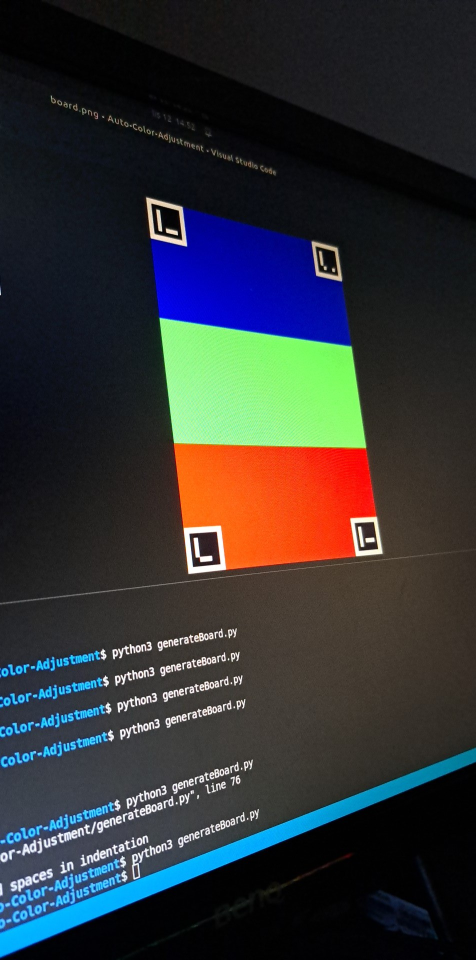
#> input picture test.jpg, 952 x 1920 px (shown at 1/2 size)
$ python detect.py
#> lines starting #> are read from the running program, lines starting #| are printed output that depends on the picture; after the words box and inside, x2 and y2 are one past the last pixel; in counts of white or black regions, pixels touching at a corner belong together
import cv2
import imutils

image = cv2.imread("./test.jpg")
#> image is the input picture: shape (1920, 952, 3); mean B, G, R 51.8, 50.4, 48.9
image = imutils.resize(image, height=1000)
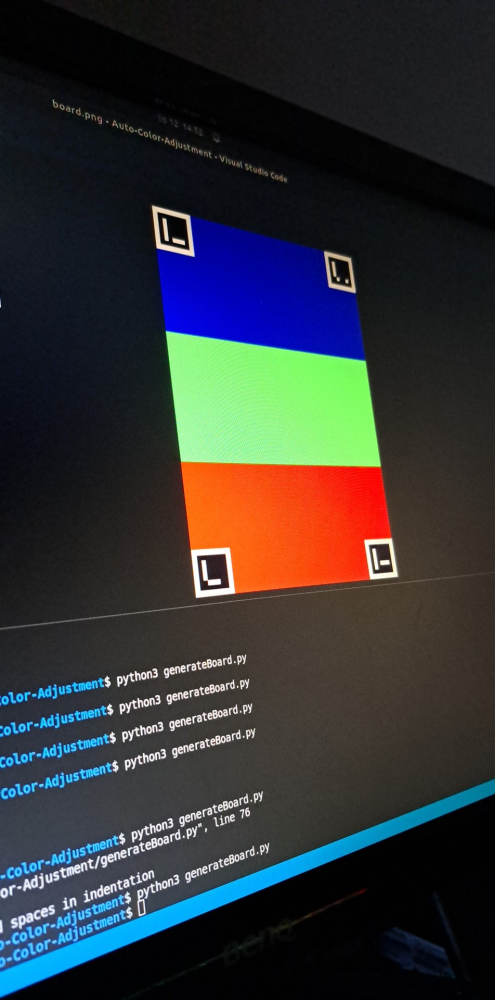
#> image: shape (1000, 495, 3); mean B, G, R 51.8, 50.4, 48.9

arucoDict = cv2.aruco.Dictionary_get(cv2.aruco.DICT_ARUCO_ORIGINAL)
arucoParams = cv2.aruco.DetectorParameters_create()
(corners, ids, rejected) = cv2.aruco.detectMarkers(image, arucoDict,
	parameters=arucoParams)
#> corners = ([[157, 212], [185, 219], [189, 250], [161, 243]], [[328, 257], [347, 262], [351, 287], [332, 283]], [[197, 556], [224, 554], [228, 587], [201, 590]], [[369, 545], [388, 544], [392, 571], [373, 573]]); ids = [1, 2, 3, 4]; rejected = 6 items

# verify *at least* one ArUco marker was detected
print(len(corners))
#| 4
if len(corners) > 0:
	# flatten the ArUco IDs list
    ids = ids.flatten()

    # loop over the detected ArUCo corners
    for (markerCorner, markerID) in zip(corners, ids):
        # print(markerCorner, markerID)
        # extract the marker corners (which are always returned in
        # top-left, top-right, bottom-right, and bottom-left order)
        corners = markerCorner.reshape((4, 2))
        (topLeft, topRight, bottomRight, bottomLeft) = corners

		# convert each of the (x, y)-coordinate pairs to integers
        topRight = (int(topRight[0]), int(topRight[1]))
        bottomRight = (int(bottomRight[0]), int(bottomRight[1]))
        bottomLeft = (int(bottomLeft[0]), int(bottomLeft[1]))
        topLeft = (int(topLeft[0]), int(topLeft[1]))

		# draw the bounding box of the ArUCo detection
        cv2.line(image, topLeft, topRight, (0, 255, 0), 2)
        cv2.line(image, topRight, bottomRight, (0, 255, 0), 2)
        cv2.line(image, bottomRight, bottomLeft, (0, 255, 0), 2)
        cv2.line(image, bottomLeft, topLeft, (0, 255, 0), 2)

		# compute and draw the center (x, y)-coordinates of the ArUco
		# marker
        cX = int((topLeft[0] + bottomRight[0]) / 2.0)
        cY = int((topLeft[1] + bottomRight[1]) / 2.0)
        cv2.circle(image, (cX, cY), 4, (0, 0, 255), -1)

		# draw the ArUco marker ID on the image
        cv2.putText(image, str(markerID),
            (topLeft[0], topLeft[1] - 15), cv2.FONT_HERSHEY_SIMPLEX,
            0.5, (0, 255, 0), 2)
        print(cX, cY)

		# show the output image
        cv2.imshow("Image", image)
        cv2.waitKey(0)
#> this loop made 4 passes
#> (topLeft, topRight, bottomRight, bottomLeft, cX, cY) on passes 1 to 4: ((157, 212), (185, 219), (189, 250), (161, 243), 173, 231), ((328, 257), (347, 262), (351, 287), (332, 283), 339, 272), ((197, 556), (224, 554), (228, 587), (201, 590), 212, 571), ((369, 545), (388, 544), (392, 571), (373, 573), 380, 558)
#| 173 231
#| 339 272
#| 212 571
#| 380 558
#> pass 1, `cv2.imshow("Image", image)`:
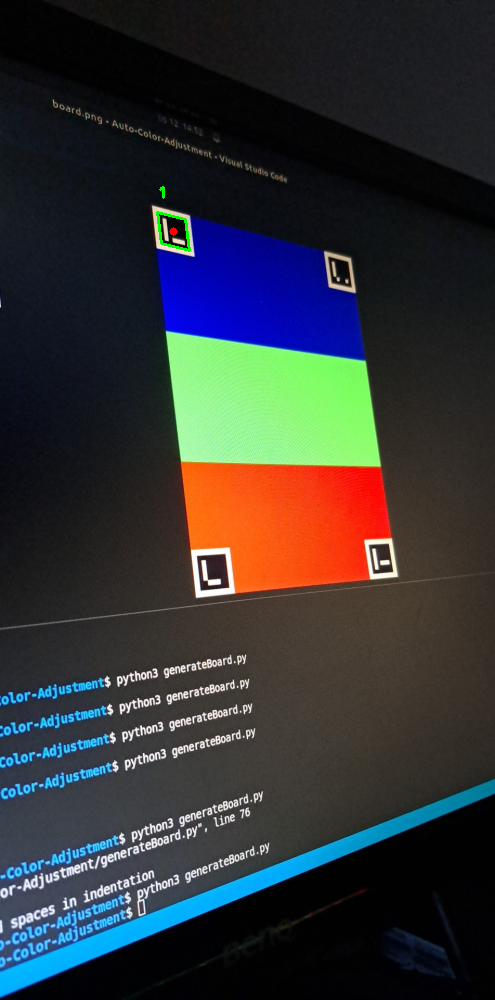
#> window 'Image': shape (1000, 495, 3); mean B, G, R 51.8, 50.5, 48.9
#> after the loop:
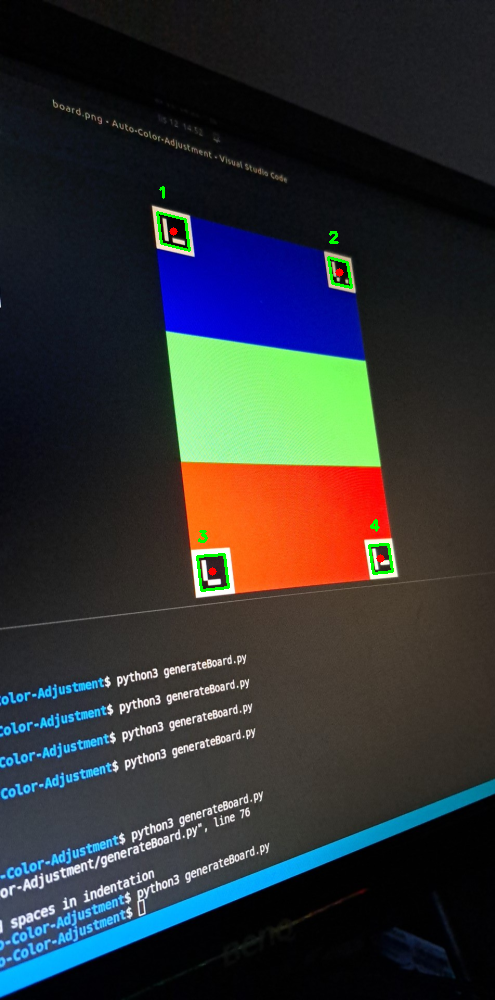
#> image: shape (1000, 495, 3); 0.34% of pixels changed, all inside (x1, y1, x2, y2) = (156, 186, 394, 592)
